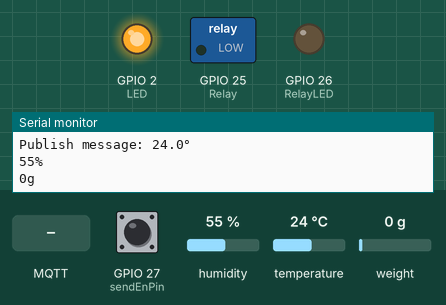
This sketch was run on a simulated ESP32. On the bench: switched loads named in the sketch (green lamp = pin HIGH), output pins drawn as LEDs (lit = HIGH), the last lines printed to the serial monitor. The test bench sets the inputs (shaded band); at power-on: GPIO 27 (sendEnPin) HIGH, humidity 55 %, temperature 24 °C, weight on the scale 0 g. WiFi joins after 1.5 s; servers stay silent unless stated; network time is answered at once with the bench clock; the local clock reads 2024-03-15 10:24:30 at power-on unless the sketch sets it; random numbers use the default seed unless the sketch sets one; no MQTT or app messages arrive unless stated.

Above: at 5.7 s.
5.8 s: MQTT message "LEDon" arrives on the first subscribed topic
At 6.3 s:
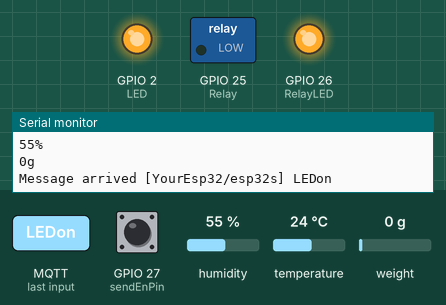
7.3 s: MQTT message "Relayon" arrives on the first subscribed topic
At 8.5 s:
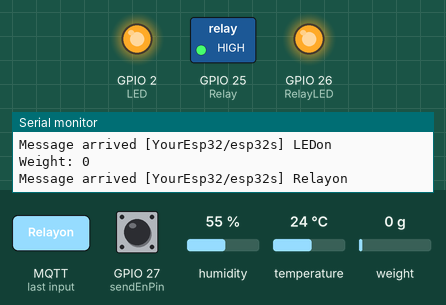
8.8 s: MQTT message "LEDoff" arrives on the first subscribed topic
At 9.8 s:
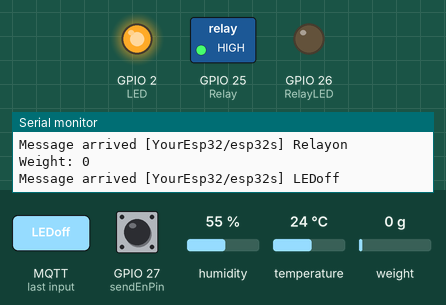
Timing chart, 0 to 11.8 s (numbered marks = the images above; inputs shaded):
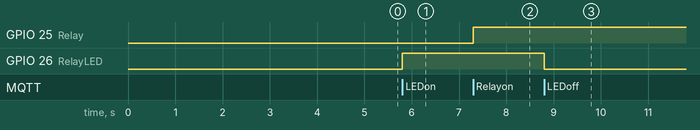

Measured:
- after the input at 5.8 s, GPIO 26 (RelayLED): LOW → HIGH at once
- after the input at 7.3 s, GPIO 25 (Relay): LOW → HIGH at once
- after the input at 8.8 s, GPIO 26 (RelayLED): HIGH → LOW at once

The sketch:

HX711_DHT11_Relay_esp32_PahoMQTT4.0.ino
```cpp
#include <PubSubClient.h>
#include <EasyButton.h>
#include "soc/rtc.h"


#ifdef ESP32
#include <WiFi.h>
int ledOn = 1;
int ledOff = 0;
#else

#include <ESP8266WiFi.h>
int ledOn = 0;
int ledOff = 1;
#endif

#ifdef ESP8266
String  ESPtype = "ESP8266-" + String(ESP.getChipId());
#else
String  ESPtype = "ESP32";
#endif

#include <TridentTD_LineNotify.h>  // Line Notify專用的引入函示庫

#include <NTPClient.h>      // 國際標準時間網路擷取函示庫
#include <WiFiUdp.h>

#define sendEnPin 27      // 定時發送選擇控制腳
#define LED 2
#define RelayLED 26        //繼電器接腳
#define Relay 25
//#define bezzPin  27 //定義蜂鳴器

//HX711設定
#include "HX711.h"
//HX711 HX711_CH0(4, 16, 476); //磅秤接腳 SCK,DT,GapValue:245最穩定、246
const int LOADCELL_DOUT_PIN = 14;
const int LOADCELL_SCK_PIN = 12;
#define CALIBRATION_FACTOR 481.322
HX711 scale;
int Weight;

//DHT11設定
#include "DHT.h"
#define DHTPIN 13     // DHT11接腳
#define DHTTYPE DHT11
DHT dht(DHTPIN, DHTTYPE); // 讓DHT11程式庫做初始化

//MQTT資料上傳速度、WiFi的設定
const int updateCycle = 5000;//更新速度，五秒更新一次。最快只能設定2秒一次
const char *ssid = "Alex-4A";
const char *password = "0912235003.";
#define LINE_TOKEN  "EgAFKSe9qRveL5VDc8yPZAKcCcyNGH4BgbLIyeRQGlD"

// 填上自己喜愛的裝置名稱，盡量獨一無二
String mqtt_ClientID = " zxcvbn546674_IOT_";

// 寫出我們需要訂閱/發不的主題
const char* sub_topic = "YourEsp32/esp32s";//向伺服器訂閱以控制硬體的狀態
const char* pub_led_topic = "YourEsp32/esp32s_led_state";//向伺服器發布LED的狀態
const char* pub_relay_topic = "YourEsp32/esp32s_relay_state";//向伺服器發布繼電器的狀態
const char* pub_init_topic = "YourEsp32/esp32s_is_back";//向伺服器發布MCU上線的訊息
const char* pub_temp_topic = "YourEsp32/esp32s_temp"; //向伺服器發布溫度訊息
const char* pub_humd_topic = "YourEsp32/esp32s_humd"; //向伺服器發布濕度訊息
const char* pub_HHX711_topic = "YourEsp32/esp32s_HHX711"; //向伺服器發布重量訊息

// MQTT伺服器的選擇
const char *mqtt_server = "mqttgo.io";
const char *mqtt_userName = "";
const char *mqtt_password = "";

WiFiClient espClient;
PubSubClient client(espClient);

WiFiUDP ntpUDP;
NTPClient timeClient(ntpUDP, "pool.ntp.org");   // 國際標準時間網站
float humLimit = 60;    // 濕度警示上限值
float tempLimit = 30;  // 溫度警示上限值
float weight = 100;     //重量警示上限值

unsigned long currentTime;
int count = 0;
int sendTime = 10;      // DHT11量測結果發送時間以秒為單位
int checkTime = 2;      // DHT11量測結果檢查時間以秒為單位

unsigned long lastMsg = 0;
#define MSG_BUFFER_SIZE (50)
char msg[MSG_BUFFER_SIZE];
char msg1[MSG_BUFFER_SIZE];
char msg2[MSG_BUFFER_SIZE];
int value = 0;
//float Weight = 0;

void setup_wifi()
{
  delay(10);
  // We start by connecting to a WiFi network
  Serial.println();
  Serial.print("Connecting to ");
  Serial.println(ssid);

  WiFi.mode(WIFI_STA);
  WiFi.begin(ssid, password);
  bool outState = false;
  while (WiFi.status() != WL_CONNECTED) {
    //delay(500);
    Serial.print(".");
    outState = !outState;
    if (outState)
      digitalWrite(LED, ledOn);
    else
      digitalWrite(LED, ledOff);
    delay(500);
  }

  randomSeed(micros());
  digitalWrite(LED, ledOn);
  Serial.println("");
  Serial.println("WiFi connected");
  Serial.println("IP address: ");
  Serial.println(WiFi.localIP());
}

void callback(char *topic, byte *payload, unsigned int length) {
  Serial.print("Message arrived [");
  Serial.print(topic);
  Serial.print("] ");
  for (int i = 0; i < length; i++)
  {
    Serial.print((char)payload[i]);
  }
  Serial.println();

  payload[length] = '\0';
  String message = (char *)payload;

  if (strcmp(topic, sub_topic) == 0) {
    if (message == "LEDoff") {
      digitalWrite(RelayLED, LOW); //Turn off
      client.publish(pub_led_topic, "LEDoff");
    }
    if (message == "LEDon") {
      digitalWrite(RelayLED, HIGH); //Turn on
      client.publish(pub_led_topic, "LEDon");
    }
  }

  if (strcmp(topic, sub_topic) == 0) {
    if (message == "Relayoff") {
      digitalWrite(Relay, LOW); //Turn off
      client.publish(pub_relay_topic, "off");
    }
    if (message == "Relayon") {
      digitalWrite(Relay, HIGH); //Turn on
      //digitalWrite(Relay, HIGH); //Turn on
      //delay(3000);
      //digitalWrite(Relay, LOW); //Turn off
      //digitalWrite(bezzPin, HIGH);
      //delay(500);
      //digitalWrite(bezzPin, LOW);
      client.publish(pub_relay_topic, "on");
    }
    if (message == "1234567890") {
      digitalWrite(Relay, HIGH); //Turn on
      delay(3000);//等三秒
      digitalWrite(Relay, LOW); //Turn off
      //digitalWrite(bezzPin, HIGH);
      //delay(500);
      //digitalWrite(bezzPin, LOW);
      client.publish(pub_relay_topic, "QRcodeon");
    }
  }

}

void reconnect()
{
  // Loop until we're reconnected
  while (!client.connected())
  {

    Serial.println("Attempting mqttgo.io MQTT connection...");
    // Create a random client ID
    mqtt_ClientID += String(random(0xffff), HEX);
    // Attempt to connect
    if (client.connect((mqtt_ClientID, mqtt_userName, mqtt_password)))
    {
      Serial.print(" connected with Client ID: ");
      Serial.println(mqtt_ClientID);
      // Once connected, publish an announcement...
      client.publish(pub_init_topic, "Hi, I'm online!");
      // ... and resubscribe
      client.subscribe(sub_topic);
    }
    else
    {
      Serial.print("failed, rc=");
      Serial.print(client.state());
      Serial.println(" try again in 5 seconds");
      // Wait 5 seconds before retrying
      delay(5000);
    }
  }
}

void setup() {

  Serial.begin(115200); Serial.println();
  //rtc_clk_cpu_freq_set(RTC_CPU_FREQ_80M);
  setup_wifi();
  //wifi_setup();//呼叫Wifi.h

  dht.begin(); //DHT11開始工作

  //pinMode(bezzPin, OUTPUT);

  //HX711_CH0.begin();          //讀取傳感器重量，寫在setup
  //delay(3000);                //延時3s用於傳感器穩定，寫在setup
  //HX711_CH0.begin();          //重新讀取傳感器支架毛重用於後續計算，寫在setup

  Serial.println("Initializing the scale");//初始化稱重傳感器
  scale.begin(LOADCELL_DOUT_PIN, LOADCELL_SCK_PIN);//寫在setup
  scale.set_scale(CALIBRATION_FACTOR);//寫在setup
  scale.tare();//寫在setup，歸零。
  Serial.println(LINE.getVersion());
  Serial.print("目前使用的模組為 => ");
  Serial.println(ESPtype);
  timeClient.begin();
  timeClient.setTimeOffset(28800);  // 加上本地時間(距國際標準格林威治時間8小時)偏差的補償值

  //  初始化Line Token
  LINE.setToken(LINE_TOKEN);
  Serial.println("開始傳送外賣箱資料!");
  LINE.notify("開始傳送外賣箱資料!");  // 系統啟動後先送出一提示訊息給Line使用者提醒系統已經開始工作
  delay(2000);
  currentTime = millis();     // 取得我們系統目前的時間(以mS為單位)

  pinMode(LED, OUTPUT);
  pinMode(sendEnPin, INPUT_PULLUP);
  pinMode(RelayLED, OUTPUT); //設定LED接腳為輸出
  digitalWrite(RelayLED, LOW); //設定初始值為低電壓

  pinMode(Relay, OUTPUT); //設定繼電器接腳為輸出
  digitalWrite(Relay, LOW); //設定初始值為低電壓

  client.setServer(mqtt_server, 1883);
  client.setCallback(callback);
}
void HXX711() {
  if (scale.wait_ready_timeout(200)) {
    Weight = round(scale.get_units());
    Serial.print("Weight: ");
    Serial.println(Weight);
  }
}
void LineBot() {
  // 先測試是否已到達檢查環境溫濕度的時間：

  if ((millis() - currentTime) >= checkTime * 1000)

  {
    count += checkTime;
    currentTime = millis();
    timeClient.update();  // 取得目前的格林威治標準時間

    // 取出其中帶有紀元時間中（自 1970 年 1 月 1 日 格林威治標準時間午夜以來)經過的秒數；
    unsigned long epochTime = timeClient.getEpochTime();

    //  轉換並取得一時間結構資料:
    struct tm *ptm = gmtime ((time_t *)&epochTime);
    int monthDay = ptm->tm_mday;      // 取得目前日期中的天數
    int currentMonth = ptm->tm_mon + 1;   // 取得目前日期中的月份
    int currentYear = ptm->tm_year + 1900;  // 取得目前日期中的年

    //輸出年月日的資料:
    String currentDate = String(currentYear) + "/" + String(currentMonth) + "/" + String(monthDay);

    // 將前面取得的目前日期的年月日轉成一個日期字串
    String formattedTime = timeClient.getFormattedTime();
    String msg = "測量的日期與時間為: " + currentDate + "  " + formattedTime + "\n";


    //Weight = HX711_CH0.Get_Weight();    //當前傳感器重量，該重量已經扣除支架重量
    HXX711();
    if (Weight <= 0) {
      Weight = 0;
    }
    float  hum = dht.readHumidity();    // 取得感測器所測量的濕度值
    float  tem = dht.readTemperature();   // 取得感測器所測量的溫度值


    msg += ESPtype + "上的DHT11/22:\n溫度 = " + String(tem) + " 'C\n";
    msg += "濕度 = " + String(hum) + " %\n";
    msg += "重量 =" + String(Weight) + "g\n";
    String  hint = "";

    if (tem >= tempLimit)
      hint = "!!! 溫度超過上限值 !!!\n";

    if (hum >= humLimit)
      hint += "!!! 濕度超過上限值 !!!\n";

    if (Weight >= weight)
      hint += "!!! 重量已改變 !!!\n";


    // 測試目前的溫/溼度值是否超標
    if ((hum >= humLimit) || (tem >= tempLimit) || (Weight >= weight)) {

      msg = hint + msg; // 將警示訊息合併到溫/溼度量測值訊息
      LINE.notify(msg);    // 若超過警戒值則發送警示訊息到對應的Line群組

    }

    if (count >= sendTime)  // 測試是否已達定時發送的時間
    {

      if (digitalRead(sendEnPin) == 0)    // 測試定時發送功能是否被致能
        LINE.notify(msg); // 若是則將量測到的溫/濕度訊息發送到Line群組

      // 將將量測到的溫/濕度訊息顯示在序列監控視窗上
      Serial.print("今天的日期: ");
      Serial.println(currentDate);
      Serial.print("現在時間是: ");
      Serial.println(formattedTime);
      Serial.println("外賣箱測量結果為");
      Serial.print("重量 = ");
      Serial.print(Weight);
      Serial.println("g");
      Serial.print("溫度 = ");
      Serial.print(tem);
      Serial.println("*C");
      Serial.print("濕度 = ");
      Serial.print(hum);
      Serial.print("%\t");
      Serial.println();
      count = 0;
    }

  }
}
void loop() {

  if (!client.connected())
  {
    reconnect();
  }
  client.loop();

  unsigned long now = millis();//取得目前時間
  if (now - lastMsg > updateCycle) //用現在的時間上減掉上一個訊息所發送的時間看，看有沒有大於updateCycle，如果沒有大5秒的話就不會進入這一個迴圈。
  {

    lastMsg = now;//
    //Weight = HX711_CH0.Get_Weight();    //當前傳感器重量，該重量已經扣除支架重量
    HXX711();
    if (Weight <= 0) {
      Weight = 0;
    }
    float humidity = dht.readHumidity();//讀取濕度
    float temperature = dht.readTemperature(); //讀取溫度
    // Check if any reads failed and exit early (to try again).
    if (isnan(humidity) || isnan(temperature)) { //確定是否有讀到溫度和濕度

      Serial.println(F("Failed to read from DHT sensor!"));//顯示失偵測再序列埠視窗
      return;

    } else {
      // publish the message
      snprintf(msg, MSG_BUFFER_SIZE, "%.1lf°", temperature);//溫度
      snprintf(msg1, MSG_BUFFER_SIZE, "%.0lf%%", humidity); //濕度
      snprintf(msg2, MSG_BUFFER_SIZE, "%dg" , Weight ); //重量
      //snprintf(msg2, MSG_BUFFER_SIZE, "%.1lfg" , Weight ); //重量

      Serial.print("Publish message: ");//發布訊息
      Serial.println(msg);//從MCU上發布溫度訊息顯示再序列埠視窗
      Serial.println(msg1);//從MCU上發布濕度訊息顯示再序列埠視窗
      Serial.println(msg2);//從MCU上發布重量訊息顯示再序列埠視窗

      client.publish(pub_temp_topic, msg);//從MCU上發布溫度訊息
      client.publish(pub_humd_topic, msg1);//從MCU上發布濕度訊息
      client.publish(pub_HHX711_topic, msg2);//從MCU上發布重量訊息

    }

  }
  LineBot();
}
```
